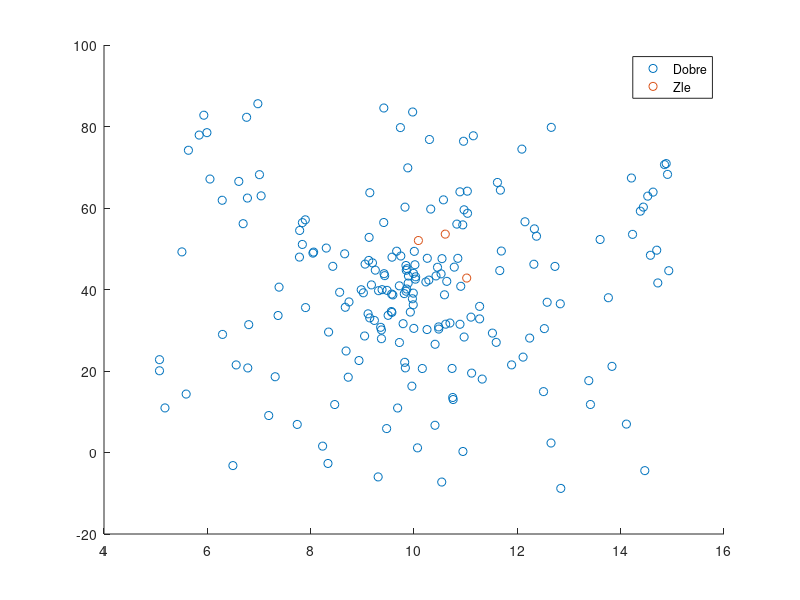

Reproduce this figure in MATLAB.
x = [14.23,9.591,9.85,11.036,12.088,5.074,12.841,8.044,9.858,14.627,11.615,9.176,14.381,10.758,8.685,9.02,11.672,12.657,9.789,11.518,7.84,8.67,9.314,13.832,5.932,10.257,9.737,14.576,12.148,6.294,9.131,9.974,10.97,12.652,14.849,10.696,7.041,10.613,14.881,9.416,11.889,11.02,12.831,9.88,12.33,14.698,8.978,7.787,9.718,10.537,12.728,9.716,6.558,10.23,9.865,7.369,10.252,8.057,9.37,7.313,6.051,13.602,10.085,9.844,8.935,9.846,10.89,9.382,9.233,14.467,9.833,10.032,8.347,10.905,6.609,14.111,10.848,9.574,7.783,10.324,11.591,7.839,9.82,8.428,12.577,11.148,8.335,14.907,9.124,14.208,6.801,9.044,7.74,10.479,10.287,10.737,9.812,8.302,9.562,9.959,8.742,9.887,14.524,8.465,9.354,8.561,12.507,9.499,9.567,9.42,7.901,9.053,10.969,9.99,12.32,5.634,11.27,10.749,10.299,9.826,10.426,10.018,10.455,9.145,10.634,9.432,12.523,10.068,6.288,13.383,11.69,9.572,10.959,14.719,9.996,9.745,5.59,5.18,10.57,10.889,11.66,13.762,10.161,8.658,11.103,10.542,7.009,10.408,9.414,9.251,10.779,11.32,5.842,9.306,14.931,9.683,12.239,9.111,10.605,9.143,10.944,14.439,6.776,5.508,8.231,12.111,10.524,10.947,9.969,8.727,12.371,10.406,6.76,5.992,11.27,9.929,6.783,10.477,9.664,5.074,11.115,10.006,9.196,6.693,7.388,10.829,9.985,6.495,9.893,11.032,9.369,13.415,7.896,6.978,9.478,9.47,10.59,10.027,7.188,9.986,];
y = [53.53,38.67,44.72,58.7,74.45,20.06,-8.81,48.93,40.12,63.9,66.27,41.13,59.22,13.0,24.91,39.19,64.38,79.79,31.61,29.3,56.41,35.64,39.71,21.14,82.77,47.66,79.73,48.4,56.62,28.98,52.79,83.56,28.34,2.33,70.64,31.77,62.98,31.49,70.9,84.54,21.5,42.81,36.49,69.85,54.88,49.65,39.94,54.49,26.99,-7.25,45.67,40.9,21.49,41.86,45.11,33.62,30.17,49.18,27.93,18.59,67.11,52.27,52.02,45.89,22.57,39.58,31.47,39.96,32.41,-4.45,20.76,43.12,29.56,40.79,66.53,6.97,47.65,47.93,47.95,59.74,27.03,51.06,22.13,45.69,36.87,77.72,-2.69,68.25,47.14,67.36,31.37,28.59,6.89,30.29,42.31,20.63,38.99,50.17,34.6,16.28,36.95,41.57,62.91,11.77,30.72,39.32,14.94,33.66,38.87,43.88,35.56,46.23,59.56,43.95,46.2,74.17,32.79,13.5,76.81,60.21,43.33,46.07,45.45,63.75,42.0,43.4,30.4,1.14,61.9,17.63,49.44,34.38,76.38,41.61,30.46,48.22,14.34,10.94,62.0,63.97,44.64,37.98,20.61,48.76,33.22,47.57,68.18,26.56,56.44,44.75,45.49,18.02,77.9,-5.99,44.61,10.92,28.08,34.03,53.59,33.03,55.86,60.22,62.44,49.23,1.56,23.41,43.84,0.25,37.73,18.48,53.08,6.68,82.26,78.49,35.86,34.46,20.75,30.82,49.4,22.78,19.48,49.36,46.54,56.15,40.58,56.05,36.24,-3.21,43.3,64.13,30.08,11.78,57.1,85.59,39.79,5.87,38.7,42.54,9.07,39.11,];
%z = [1.0,3.0,3.0,2.0,1.0,1.0,1.0,2.0,3.0,1.0,1.0,3.0,1.0,2.0,2.0,3.0,2.0,1.0,3.0,2.0,2.0,2.0,3.0,1.0,1.0,3.0,1.0,1.0,2.0,1.0,2.0,1.0,2.0,1.0,1.0,3.0,1.0,3.0,1.0,1.0,2.0,2.0,2.0,2.0,2.0,1.0,2.0,2.0,2.0,1.0,2.0,3.0,1.0,3.0,3.0,2.0,3.0,2.0,2.0,1.0,1.0,1.0,2.0,3.0,2.0,3.0,3.0,3.0,3.0,1.0,2.0,3.0,2.0,3.0,1.0,1.0,3.0,3.0,2.0,2.0,2.0,2.0,2.0,2.0,2.0,1.0,1.0,1.0,3.0,1.0,1.0,2.0,1.0,3.0,3.0,2.0,3.0,2.0,3.0,2.0,2.0,3.0,1.0,1.0,3.0,2.0,1.0,3.0,3.0,3.0,2.0,3.0,2.0,3.0,2.0,1.0,2.0,2.0,1.0,2.0,3.0,3.0,3.0,2.0,3.0,3.0,2.0,1.0,1.0,1.0,2.0,3.0,1.0,1.0,3.0,3.0,1.0,1.0,2.0,2.0,2.0,1.0,2.0,2.0,2.0,3.0,1.0,2.0,2.0,3.0,3.0,2.0,1.0,1.0,1.0,2.0,2.0,3.0,2.0,3.0,2.0,1.0,1.0,1.0,1.0,2.0,3.0,1.0,3.0,2.0,2.0,1.0,1.0,1.0,2.0,3.0,1.0,3.0,3.0,1.0,2.0,3.0,3.0,1.0,2.0,2.0,3.0,1.0,3.0,2.0,3.0,1.0,2.0,1.0,3.0,1.0,3.0,3.0,1.0,3.0,];
%z = [0,0,0,0,0,0,0,0,0,0,0,0,0,0,0,0,0,0,0,0,0,0,0,0,0,0,0,0,0,0,0,0,0,0,0,0,0,0,0,0,0,1,0,0,0,0,0,0,0,0,0,0,0,0,0,0,0,0,0,0,0,0,0,0,0,0,0,0,0,0,0,0,0,0,0,0,0,0,0,0,0,0,0,0,0,0,0,0,0,0,0,0,0,0,0,0,0,0,0,0,0,0,0,0,0,0,0,0,0,0,0,0,0,0,0,0,0,0,0,0,0,0,0,0,0,0,0,0,0,0,0,0,0,0,0,0,0,0,0,0,0,0,0,0,0,0,0,0,0,0,0,0,0,0,0,0,0,0,0,0,0,0,0,0,0,0,0,0,0,0,0,0,0,0,0,0,0,0,0,0,0,0,0,0,0,0,0,0,0,0,0,0,0,0,0,0,0,0,0,0,];
z = [0,0,0,0,0,0,0,0,0,0,0,0,0,0,0,0,0,0,0,0,0,0,0,0,0,0,0,0,0,0,0,0,0,0,0,0,0,0,0,0,0,1,0,0,0,0,0,0,0,0,0,0,0,0,0,0,0,0,0,0,0,0,1,0,0,0,0,0,0,0,0,0,0,0,0,0,0,0,0,0,0,0,0,0,0,0,0,0,0,0,0,0,0,0,0,0,0,0,0,0,0,0,0,0,0,0,0,0,0,0,0,0,0,0,0,0,0,0,0,0,0,0,0,0,0,0,0,0,0,0,0,0,0,0,0,0,0,0,0,0,0,0,0,0,0,0,0,0,0,0,0,0,0,0,0,0,0,0,1,0,0,0,0,0,0,0,0,0,0,0,0,0,0,0,0,0,0,0,0,0,0,0,0,0,0,0,0,0,0,0,0,0,0,0,0,0,0,0,0,0,];
gscatter(x,y,z);
legend('Dobre','Zle');